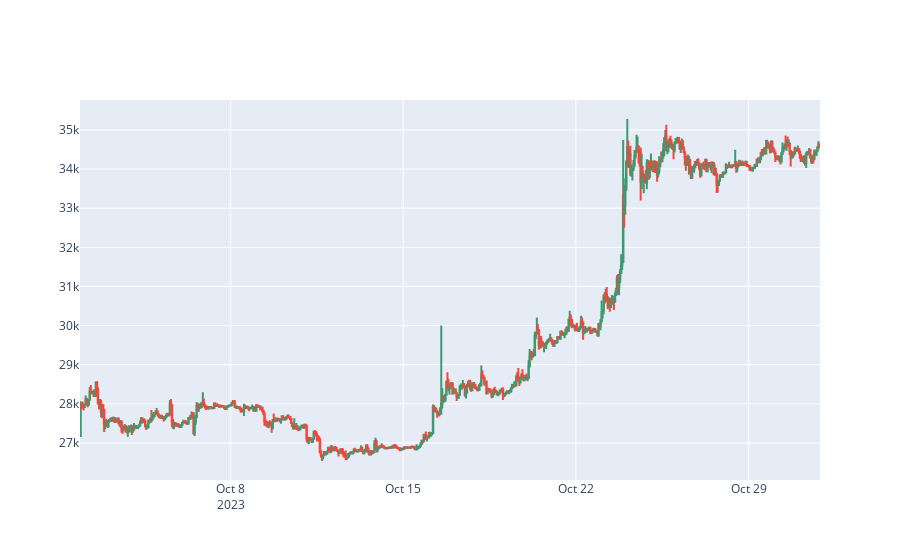

The notebook cell this image was saved under:
### Code cell
fig = go.Figure(
    data=[go.Candlestick(x=data["openTime"],
                         open=data["OpenPrice"], high=data["HighPrice"],
                         low=data["LowPrice"],close=data["ClosePrice"])
                         ])

fig.update_layout(xaxis_rangeslider_visible=False)
fig.show()

### Figure 1 — Plotly figure (JSON) as saved in the notebook; plotly's stock layout.template omitted (floating-point values rounded to 4 significant figures; data arrays with more than 128 entries replaced by an {"elided": "..."} marker saying what was removed)
{"data": [{"close": {"elided": "720 float values"}, "high": {"elided": "720 float values"}, "low": {"elided": "720 float values"}, "open": {"elided": "720 float values"}, "type": "candlestick", "x": {"elided": "720 str values"}}], "layout": {"xaxis": {"rangeslider": {"visible": false}}}}
